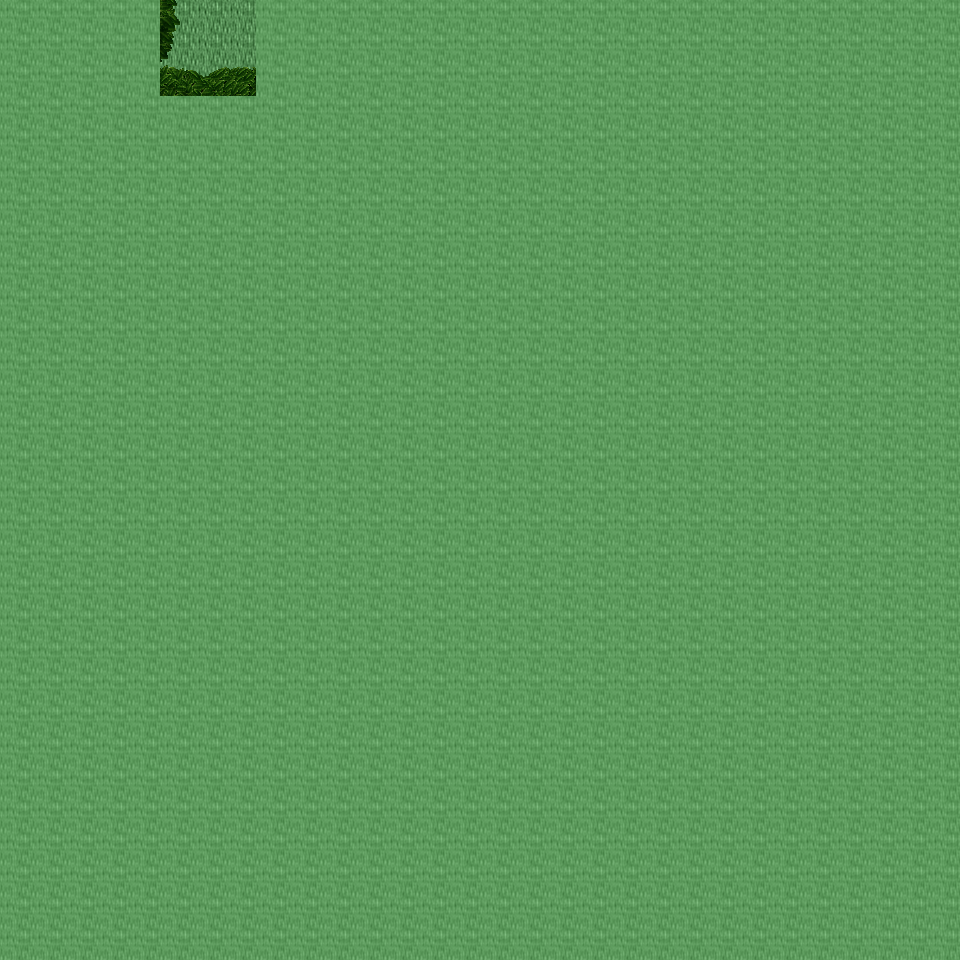

This is a level from a 2D game, rendered from its Tiled map with the project's own tilesets. A one-line summary and the map file follow, with tile-layer data summarised:
An orthogonal 30x30 tile map with 32x32 px tiles, 6 tile layers (Ground, Object, Object2, Above, ...), 18 tilesets and 1 object (mapchange).

<map version="1.0" orientation="orthogonal" renderorder="right-down" width="30" height="30" tilewidth="32" tileheight="32" nextobjectid="2">
  <tileset firstgid="1" name="tileset_ground_ground" tilewidth="32" tileheight="32" tilecount="33" columns="3">
    <image source="../drawable/tileset_ground_ground.png" width="96" height="352" />
  </tileset>
  <tileset firstgid="34" name="tileset_ground_grass_edges" tilewidth="32" tileheight="32" tilecount="36" columns="12">
    <image source="../drawable/tileset_ground_grass_edges.png" width="384" height="96" />
  </tileset>
  <tileset firstgid="70" name="tileset_ground_ridge_earth_pale" tilewidth="32" tileheight="32" tilecount="96" columns="12">
    <image source="../drawable/tileset_ground_ridge_earth_pale.png" width="384" height="256" />
  </tileset>
  <tileset firstgid="166" name="tileset_plant_flower_daisy_white" tilewidth="32" tileheight="32" tilecount="8" columns="2">
    <image source="../drawable/tileset_plant_flower_daisy_white.png" width="64" height="128" />
  </tileset>
  <tileset firstgid="174" name="tileset_plant_grasses" tilewidth="32" tileheight="32" tilecount="6" columns="3">
    <image source="../drawable/tileset_plant_grasses.png" width="96" height="64" />
  </tileset>
  <tileset firstgid="180" name="tileset_plant_flower_daisy_yellow" tilewidth="32" tileheight="32" tilecount="8" columns="2">
    <image source="../drawable/tileset_plant_flower_daisy_yellow.png" width="64" height="128" />
  </tileset>
  <tileset firstgid="188" name="tileset_ground_rock_pebbles" tilewidth="32" tileheight="32" tilecount="3" columns="1">
    <image source="../drawable/tileset_ground_rock_pebbles.png" width="32" height="96" />
  </tileset>
  <tileset firstgid="191" name="tileset_plant_tree_tree_darkgreen" tilewidth="32" tileheight="32" tilecount="88" columns="8">
    <image source="../drawable/tileset_plant_tree_tree_darkgreen.png" width="256" height="352" />
  </tileset>
  <tileset firstgid="279" name="tileset_ground_grass_corners" tilewidth="32" tileheight="32" tilecount="24" columns="6">
    <image source="../drawable/tileset_ground_grass_corners.png" width="192" height="128" />
  </tileset>
  <tileset firstgid="303" name="tileset_ground_cobbled_paving" tilewidth="32" tileheight="32" tilecount="1" columns="1">
    <image source="../drawable/tileset_ground_cobbled_paving.png" width="32" height="32" />
  </tileset>
  <tileset firstgid="304" name="tileset_building_decoration_rocks_2" tilewidth="32" tileheight="32" tilecount="2" columns="1">
    <image source="../drawable/tileset_building_decoration_rocks_2.png" width="32" height="64" />
  </tileset>
  <tileset firstgid="306" name="tileset_plant_bush_bushes" tilewidth="32" tileheight="32" tilecount="10" columns="5">
    <image source="../drawable/tileset_plant_bush_bushes.png" width="160" height="64" />
  </tileset>
  <tileset firstgid="316" name="tileset_plant_stump_rectangular" tilewidth="32" tileheight="32" tilecount="4" columns="2">
    <image source="../drawable/tileset_plant_stump_rectangular.png" width="64" height="64" />
  </tileset>
  <tileset firstgid="320" name="tileset_item_corpse_huge_animal" tilewidth="32" tileheight="32" tilecount="16" columns="2">
    <image source="../drawable/tileset_item_corpse_huge_animal.png" width="64" height="256" />
  </tileset>
  <tileset firstgid="336" name="tileset_logic_collision" tilewidth="32" tileheight="32" tilecount="1" columns="1">
    <image source="../drawable/tileset_logic_collision.png" width="32" height="32" />
  </tileset>
  <tileset firstgid="337" name="tileset_ground_rock_mossy_rubble" tilewidth="32" tileheight="32" tilecount="9" columns="3">
    <image source="../drawable/tileset_ground_rock_mossy_rubble.png" width="96" height="96" />
  </tileset>
  <tileset firstgid="346" name="tileset_ground_grass_2" tilewidth="32" tileheight="32" tilecount="21" columns="3">
    <image source="../drawable/tileset_ground_grass_2.png" width="96" height="224" />
  </tileset>
  <tileset firstgid="367" name="tileset_ground_green_paving" tilewidth="32" tileheight="32" tilecount="18" columns="3">
    <image source="../drawable/tileset_ground_green_paving.png" width="96" height="192" />
  </tileset>
  <layer name="Ground" width="30" height="30">
    <data>[900 cells, 98 non-empty, 1 distinct tile ids]</data>
  </layer>
  <layer name="Object" width="30" height="30">
    <data>[900 cells, 0 non-empty, 0 distinct tile ids]</data>
  </layer>
  <layer name="Object2" width="30" height="30">
    <data>[900 cells, 28 non-empty, 9 distinct tile ids]</data>
  </layer>
  <layer name="Above" width="30" height="30">
    <data>[900 cells, 71 non-empty, 28 distinct tile ids]</data>
  </layer>
  <layer name="Above2" width="30" height="30">
    <data>[900 cells, 0 non-empty, 0 distinct tile ids]</data>
  </layer>
  <layer name="Walkable" width="30" height="30">
    <data>[900 cells, 891 non-empty, 1 distinct tile ids]</data>
  </layer>
  <objectgroup name="MapEvents">
    <object id="1" name="north" type="mapchange" x="160" y="0" width="96" height="32">
      <properties>
        <property name="map" value="0_ados_mountain_n2_w2_x3_y1" />
        <property name="place" value="south" />
      </properties>
    </object>
  </objectgroup>
</map>
